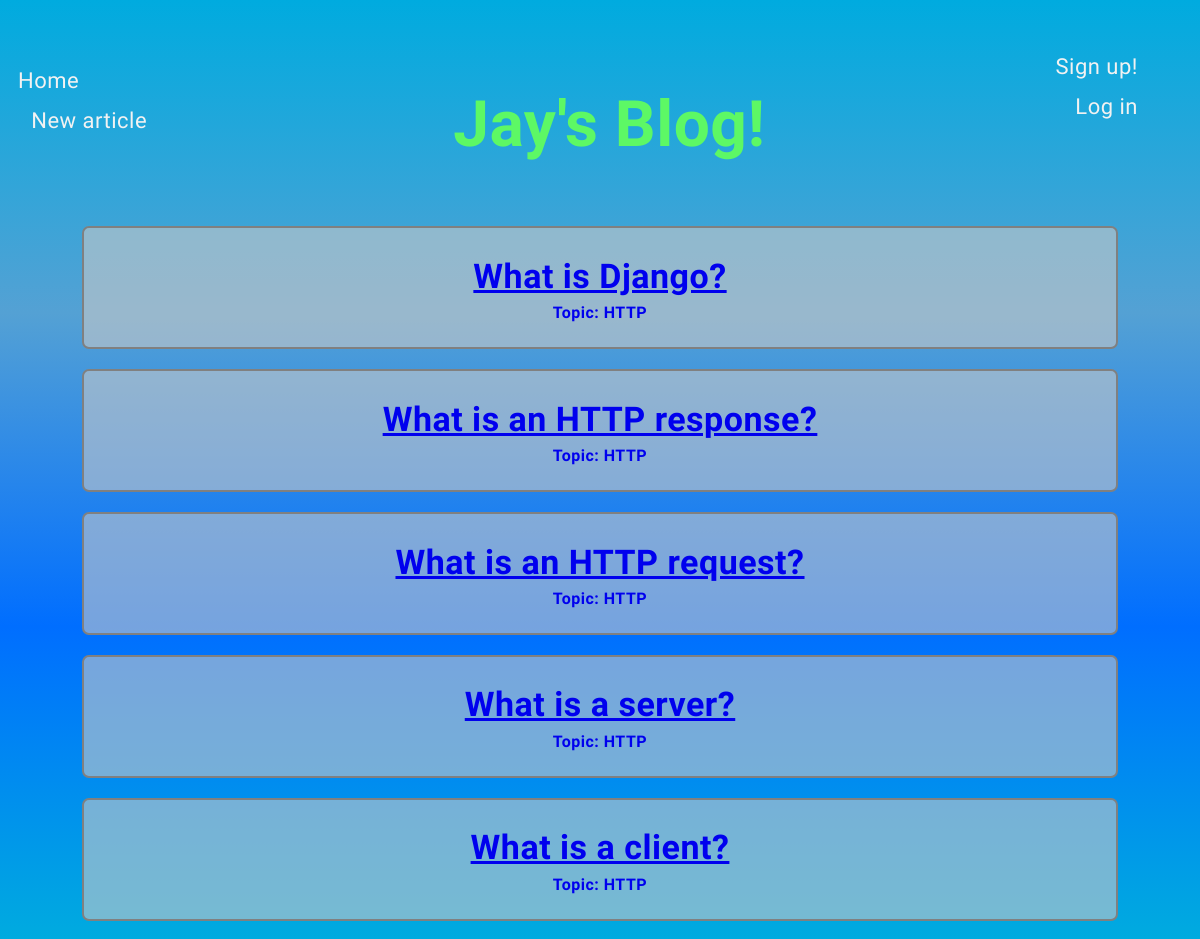
/home/, run on the app's committed database.
### blog_app/models.py (models this page shows, shortened)
class Article(models.Model):
    title = models.CharField(max_length=255, null=False)
    body = models.TextField()
    draft = models.BooleanField(default=True)
    published_date = models.DateField()
    author = models.CharField(max_length=255, null=False)

class Topic(models.Model):
    name_of_topic = models.CharField(max_length=255, null=True)
    article = models.ManyToManyField('Article', related_name="article_topics")
    def __str__(self):
        return f'{self.name_of_topic}'

### blog_app/views.py (the view)
# urls.py: 2. Add a URL to urlpatterns:  path('', views.home, name='home')
def home(request):
    all_articles = Article.objects.all() # .order_by("-published_date")
    return render(request, 'index.html',  {
        'articles': all_articles,
        'topics': Topic.objects.all(),
    })

### blog_app/templates/index.html
{% extends 'base.html' %}
{% block content %}
        <h1>Jay's Blog! </h1>
        <ul>
            {% for article in articles %}
                <div class="post">
                    <a href="{% url 'post_details' id=article.pk %}" >
                    <h2>{{article.title}}</h2>
                    {% for top in topics %}
                        {% if top.id == article.id %}
                            <h6>Topic: {{top}}</h6>
                        {% endif %}
                    {% endfor %}
                    </a>
                </div>
            {% endfor %}
        </ul>
{% endblock %}

### blog_app/static/style.css (style rules this page uses)
body { background: linear-gradient(0deg, rgb(0, 171, 223), rgb(0, 110, 255), rgb(84, 161, 212), rgb(0, 171, 223)); color: white; background-repeat: repeat; background-size: cover; font-family: 'Oleo Script Swash Caps', cursive; letter-spacing: 0.5px; }
h1 { text-align: center; animation: 5s; animation-name: change_color; margin-top: -180px; margin-left: 20px; color: rgb(93, 248, 101); font-family: 'Euphoria Script', cursive; font-size: 4em; }
p, h3, h2 { text-align: center; }
h2 { font-size: 34px; text-decoration: underline; }
ul { border: 2px solid transparent; border-radius: 7px; padding: 0 40px; }
.post { background: rgba(201, 201, 201, 0.589); border: 2px solid gray; border-radius: 7px; margin-top: 20px; color: black; margin-left: 40px; margin-right: 40px; }
.post a { text-decoration: none; }
h6 { margin-top: -20px; text-align: center; font-size: 16px; margin-bottom: 25px; }

### data on the page
Article: title "What is Django?"
Topic: name_of_topic "HTTP"
Article: title "What is an HTTP response?"
Topic: name_of_topic "HTTP"
Article: title "What is an HTTP request?"
Topic: name_of_topic "HTTP"
Article: title "What is a server?"
Topic: name_of_topic "HTTP"
Article: title "What is a client?"
Topic: name_of_topic "HTTP"
